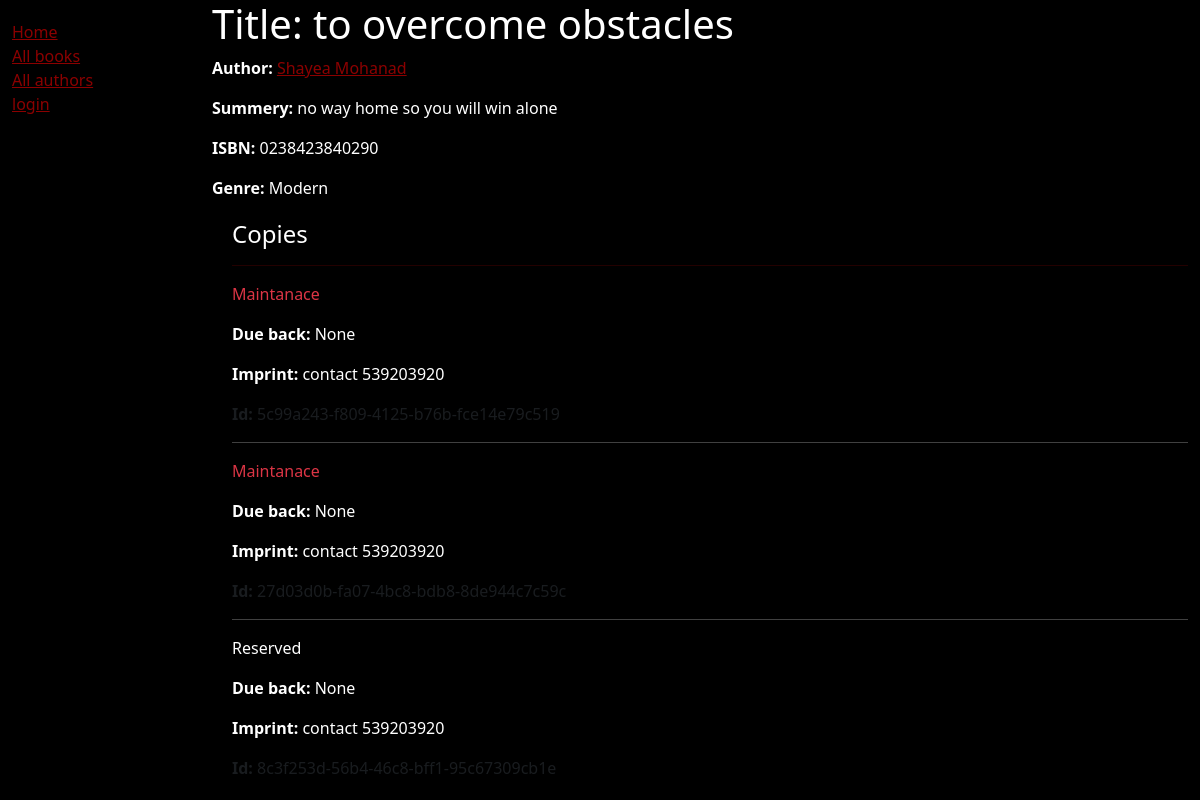
Before: /catalog/book/2 with the older database file.
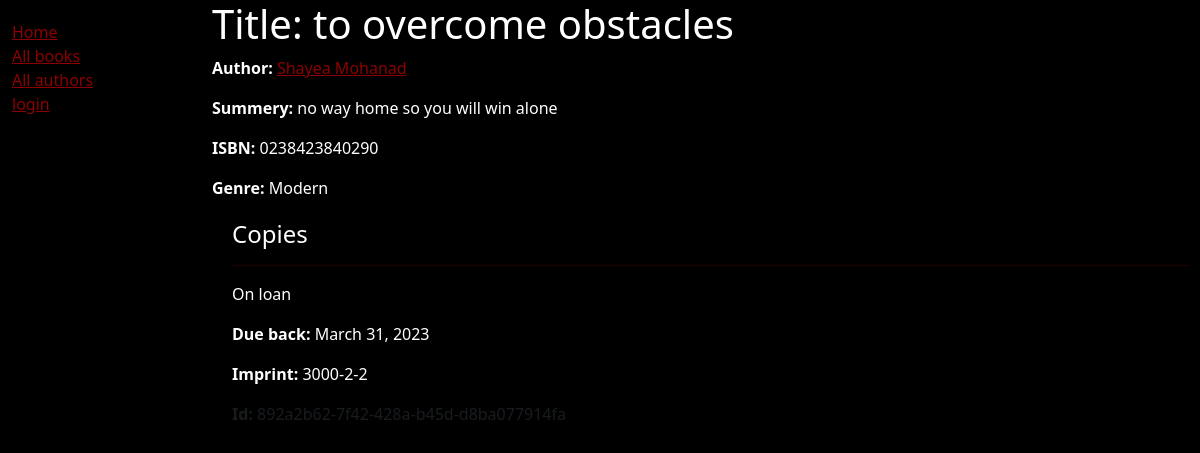
After: the same page with the newer database file.
### catalog/models.py (models this page shows, shortened)
class Book(models.Model):
    title = models.CharField(max_length=200)
    author = models.ForeignKey("Author", on_delete=models.SET_NULL, null=True)
    summery = models.TextField(
        max_length=1000, help_text="Enter a brief description about the book"
    )
    isbn = models.CharField(
        "ISBN",
        max_length=13,
        help_text='ISBN 13 character <a href="https://www.isbn-international.org/content/what-isbn">ISBN number</a>',
    )
    genre = models.ManyToManyField(Genre, help_text="Select genre for this book")
    language = models.ForeignKey("Language", on_delete=models.SET_NULL, null=True)
    def display_genre(self):
        """ create a string representing the first three genre if any"""
        return ", ".join(genre.name for genre in self.genre.all()[:3])
    display_genre.short_description = "Genre"

class Author(models.Model):
    first_name = models.CharField(max_length=100)
    last_name = models.CharField(max_length=100)
    date_of_birth = models.DateField(null=True, blank=True)
    date_of_death = models.DateField("Died", null=True, blank=True)
    class Meta:
        ordering = ["last_name", "first_name"]
    def __str__(self):
        return f"{self.last_name} {self.first_name}"
    def get_absolute_url(self):
        return reverse("author-detail", args=[str(self.id)])

class Genre(models.Model):
    name = models.CharField(
        max_length=200, help_text="Enter book genre (e.g Science Fiction)"
    )
    def __str__(self):
        return self.name

class BookInstance(models.Model):
    id = models.UUIDField(
        primary_key=True, default=uuid.uuid4, help_text="unique id represent each copy"
    )
    book = models.ForeignKey(Book, on_delete=models.RESTRICT, null=True)
    imprint = models.CharField(max_length=200)
    due_back = models.DateField(null=True, blank=True)
    borrower = models.ForeignKey(User, on_delete=models.SET_NULL, null=True, blank=True)
    LOAN_STATUS = (
        ("m", "Maintanace"),
        ("o", "On loan"),
        ("a", "Available"),
        ("r", "Reserved"),
    )
    status = models.CharField(
        max_length=1,
        default="m",
        choices=LOAN_STATUS,
        blank=True,
        help_text="book availability",
    )
    class Meta:
        ordering = ["due_back"]
        permissions = (("can mark as returned", "set book as returned"),)

### catalog/views.py (the view)
# urls.py: path("book/<int:pk>", views.BookDetailView.as_view(), name="book-detail"),
class BookDetailView(generic.DetailView):
    model = Book
    paginate_by = 3

### catalog/templates/catalog/book_detail.html (shortened to what this page needs)
{% extends 'catalog/layout.html' %}
{% block content %}
	<h1>Title: {{ book.title }}</h1>
	<p><strong> Author: </strong><a href="{{ book.author.get_absolute_url }}">{{ book.author }}</a></p>
	<p><strong> Summery:  </strong>{{ book.summery }} </p>
	<p><strong> ISBN: </strong> {{ book.isbn }} </p>
	<p><strong> Genre: </strong> {{ book.genre.all|join:", " }} </p>
	<div style="margin-left: 20px; margin-top:20px">
		<h4> Copies </h4>
		<hr style="height: 1.3px; background-color:darkred; border: none;">
		{% for copy in book.bookinstance_set.all %}
			<p class="{% if copy.status == 'a' %}text-success{% elif copy.status == 'm' %}text-danger{% endif %}">
				{{ copy.get_status_display }}
			</p>
			{% if copy.status != 'a' %}
				<p><strong>Due back: </strong>{{ copy.due_back }}</p>
			{% endif %}
			<p><strong>Imprint: </strong>{{ copy.imprint }}</p>
			<p class="text-muted"><strong>Id: </strong>{{ copy.id }} </p>
			{% if not forloop.last %}
				<hr>
			{% endif %}
		{% endfor %}
	</div>
{% endblock %}

### catalog/templates/catalog/layout.html (shortened to what this page needs)
{% load static %}
<!DOCTYPE html>
<html lang="en">
<head>
  <link rel="stylesheet" href="{% static 'catalog/CSS/style.css' %}">
  <link href="https://cdn.jsdelivr.net/npm/bootstrap@5.3.0-alpha1/dist/css/bootstrap.min.css" rel="stylesheet">
  {% load static %}
  <link rel="stylesheet" href="{% static '/catalog/CSS/style.css' %}">
</head>
<body>
  <div class="container-fluid">
    <div class="row">
      <div class="col-sm-2">
      {% block sidebar %}
        <ul class="sidebar-nav">
          <li><a href="{% url 'index' %}">Home</a></li>
	  <li><a href="{% url 'book' %}">All books</a></li>
	  <li><a href="{% url 'author' %}">All authors</a></li>
	{% if user.is_authenticated %}
		<li><a href="{% url 'my-borrowed' %}">My borrowed</a></li>
		<li><strong>User: </strong>{{ user.get_username }}</li>
		<li><a href="{% url 'logout' %}?next={{ request.path }}">logout</a></li>
	{% else %}
		  <li><a href="{% url 'login' %}?next={{ request.path }}">login</a></li>
	{% endif %}
        </ul>
     {% endblock %}
      </div>
      <div class="col-sm-10 ">{% block content %}{% endblock %}</div>
    </div>
  </div>
</body>
</html>

### catalog/static/catalog/CSS/style.css (style rules this page uses)
.sidebar-nav { margin-top: 20px; padding: 0; list-style: none; }

Changed rows visible on the page:
removed BookInstance: status "Maintanace", due_back "None", imprint "contact 539203920", id "5c99a243-f809-4125-b76b-fce14e79c519"
removed BookInstance: status "Maintanace", due_back "None", imprint "contact 539203920", id "27d03d0b-fa07-4bc8-bdb8-8de944c7c59c"
removed BookInstance: status "Reserved", due_back "None", imprint "contact 539203920", id "8c3f253d-56b4-46c8-bff1-95c67309cb1e"
added BookInstance: status "On loan", due_back "March 31, 2023", imprint "3000-2-2", id "892a2b62-7f42-428a-b45d-d8ba077914fa"
